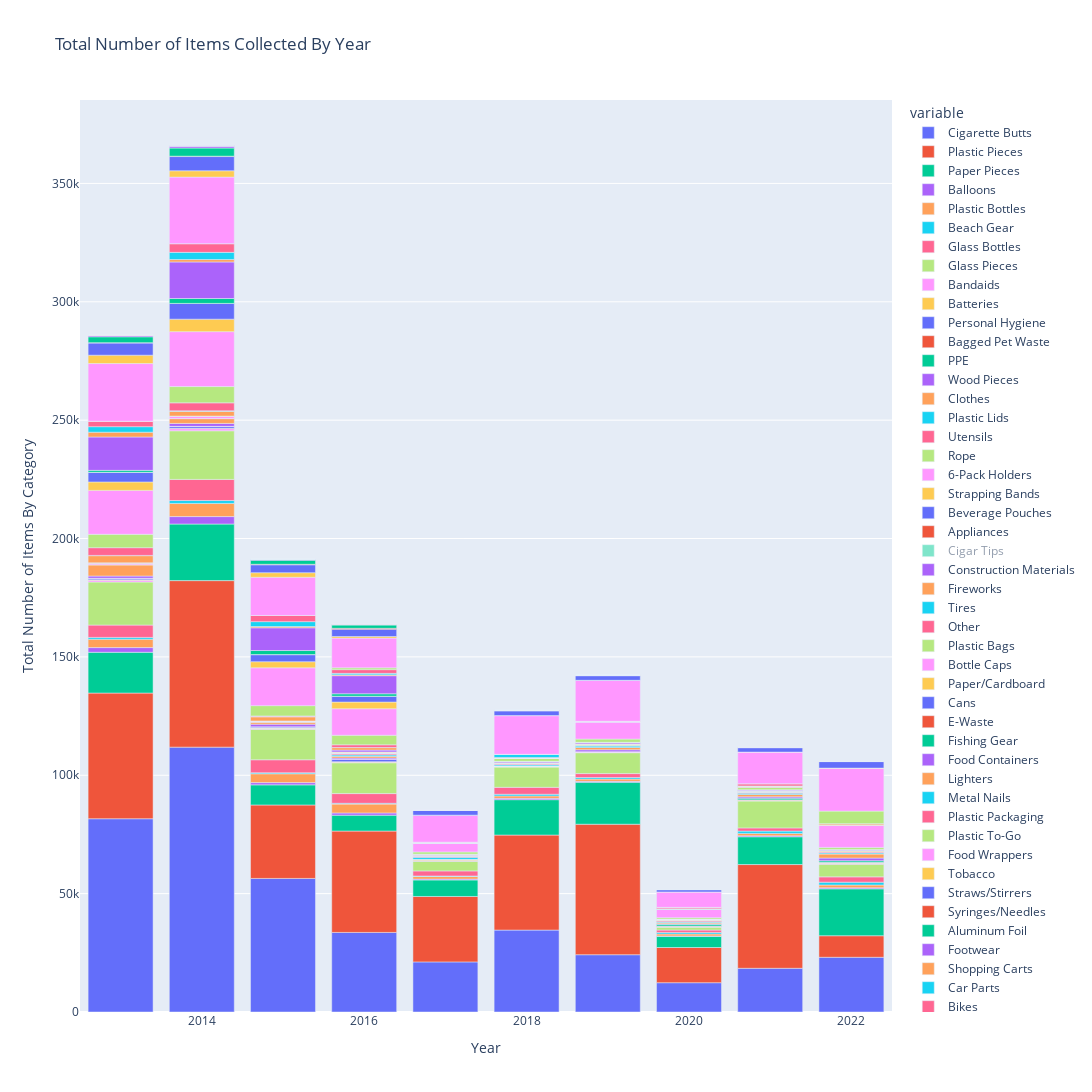

Notebook code for this chart:
### Markdown cell above
Create bar plots where each bar represents a year, and different colored parts of the bar are different items.

### Code cell
fig = px.bar(annual_data, x='Year', y=item_cols, title="Total Number of Items Collected By Year")
fig.update_layout(
    autosize=False,
    width=1100,
    height=1200,
    yaxis_title='Total Number of Items By Category',
    xaxis_title='Year',
)
fig.show()

### Figure 1 — Plotly figure (JSON) as saved in the notebook; plotly's stock layout.template omitted (floating-point values rounded to 4 significant figures)
{"data": [{"alignmentgroup": "True", "hovertemplate": "variable=Cigarette Butts<br>Year=%{x}<br>value=%{y}<extra></extra>", "legendgroup": "Cigarette Butts", "marker": {"color": "#636efa", "pattern": {"shape": ""}}, "name": "Cigarette Butts", "offsetgroup": "Cigarette Butts", "orientation": "v", "showlegend": true, "textposition": "auto", "type": "bar", "x": [2013, 2014, 2015, 2016, 2017, 2018, 2019, 2020, 2021, 2022], "xaxis": "x", "y": [81641, 111884, 56420, 33612, 21163, 34602, 24202, 12380, 18464, 23115], "yaxis": "y"}, {"alignmentgroup": "True", "hovertemplate": "variable=Plastic Pieces<br>Year=%{x}<br>value=%{y}<extra></extra>", "legendgroup": "Plastic Pieces", "marker": {"color": "#EF553B", "pattern": {"shape": ""}}, "name": "Plastic Pieces", "offsetgroup": "Plastic Pieces", "orientation": "v", "showlegend": true, "textposition": "auto", "type": "bar", "x": [2013, 2014, 2015, 2016, 2017, 2018, 2019, 2020, 2021, 2022], "xaxis": "x", "y": [53087, 70337, 31029, 42819, 27640.0, 40142, 55116, 14866, 43820, 9101], "yaxis": "y"}, {"alignmentgroup": "True", "hovertemplate": "variable=Paper Pieces<br>Year=%{x}<br>value=%{y}<extra></extra>", "legendgroup": "Paper Pieces", "marker": {"color": "#00cc96", "pattern": {"shape": ""}}, "name": "Paper Pieces", "offsetgroup": "Paper Pieces", "orientation": "v", "showlegend": true, "textposition": "auto", "type": "bar", "x": [2013, 2014, 2015, 2016, 2017, 2018, 2019, 2020, 2021, 2022], "xaxis": "x", "y": [17221, 23901, 8493, 6707, 6982, 14944, 17738, 4727, 11733, 19817], "yaxis": "y"}, {"alignmentgroup": "True", "hovertemplate": "variable=Balloons<br>Year=%{x}<br>value=%{y}<extra></extra>", "legendgroup": "Balloons", "marker": {"color": "#ab63fa", "pattern": {"shape": ""}}, "name": "Balloons", "offsetgroup": "Balloons", "orientation": "v", "showlegend": true, "textposition": "auto", "type": "bar", "x": [2013, 2014, 2015, 2016, 2017, 2018, 2019, 2020, 2021, 2022], "xaxis": "x", "y": [1987, 3151, 954, 950, 347, 556, 368, 162, 427, 446], "yaxis": "y"}, {"alignmentgroup": "True", "hovertemplate": "variable=Plastic Bottles<br>Year=%{x}<br>value=%{y}<extra></extra>", "legendgroup": "Plastic Bottles", "marker": {"color": "#FFA15A", "pattern": {"shape": ""}}, "name": "Plastic Bottles", "offsetgroup": "Plastic Bottles", "orientation": "v", "showlegend": true, "textposition": "auto", "type": "bar", "x": [2013, 2014, 2015, 2016, 2017, 2018, 2019, 2020, 2021, 2022], "xaxis": "x", "y": [3547, 5547, 3735, 3739, 1095, 1032, 968, 835, 1000, 1171], "yaxis": "y"}, {"alignmentgroup": "True", "hovertemplate": "variable=Beach Gear<br>Year=%{x}<br>value=%{y}<extra></extra>", "legendgroup": "Beach Gear", "marker": {"color": "#19d3f3", "pattern": {"shape": ""}}, "name": "Beach Gear", "offsetgroup": "Beach Gear", "orientation": "v", "showlegend": true, "textposition": "auto", "type": "bar", "x": [2013, 2014, 2015, 2016, 2017, 2018, 2019, 2020, 2021, 2022], "xaxis": "x", "y": [745, 1231, 441, 344, 235, 700, 648, 638, 965, 1194], "yaxis": "y"}, {"alignmentgroup": "True", "hovertemplate": "variable=Glass Bottles<br>Year=%{x}<br>value=%{y}<extra></extra>", "legendgroup": "Glass Bottles", "marker": {"color": "#FF6692", "pattern": {"shape": ""}}, "name": "Glass Bottles", "offsetgroup": "Glass Bottles", "orientation": "v", "showlegend": true, "textposition": "auto", "type": "bar", "x": [2013, 2014, 2015, 2016, 2017, 2018, 2019, 2020, 2021, 2022], "xaxis": "x", "y": [5210, 8923, 5469, 4092, 2130, 2930, 1669, 1010, 1355, 2238], "yaxis": "y"}, {"alignmentgroup": "True", "hovertemplate": "variable=Glass Pieces<br>Year=%{x}<br>value=%{y}<extra></extra>", "legendgroup": "Glass Pieces", "marker": {"color": "#B6E880", "pattern": {"shape": ""}}, "name": "Glass Pieces", "offsetgroup": "Glass Pieces", "orientation": "v", "showlegend": true, "textposition": "auto", "type": "bar", "x": [2013, 2014, 2015, 2016, 2017, 2018, 2019, 2020, 2021, 2022], "xaxis": "x", "y": [18195, 20532, 12865, 13028, 4084, 8542, 8823, 1288, 11356, 5369], "yaxis": "y"}, {"alignmentgroup": "True", "hovertemplate": "variable=Bandaids<br>Year=%{x}<br>value=%{y}<extra></extra>", "legendgroup": "Bandaids", "marker": {"color": "#FF97FF", "pattern": {"shape": ""}}, "name": "Bandaids", "offsetgroup": "Bandaids", "orientation": "v", "showlegend": true, "textposition": "auto", "type": "bar", "x": [2013, 2014, 2015, 2016, 2017, 2018, 2019, 2020, 2021, 2022], "xaxis": "x", "y": [737, 899, 363, 244, 313, 342, 356, 86, 270, 418], "yaxis": "y"}, {"alignmentgroup": "True", "hovertemplate": "variable=Batteries<br>Year=%{x}<br>value=%{y}<extra></extra>", "legendgroup": "Batteries", "marker": {"color": "#FECB52", "pattern": {"shape": ""}}, "name": "Batteries", "offsetgroup": "Batteries", "orientation": "v", "showlegend": true, "textposition": "auto", "type": "bar", "x": [2013, 2014, 2015, 2016, 2017, 2018, 2019, 2020, 2021, 2022], "xaxis": "x", "y": [245, 219, 167, 217, 448, 148, 77, 32, 68, 125], "yaxis": "y"}, {"alignmentgroup": "True", "hovertemplate": "variable=Personal Hygiene<br>Year=%{x}<br>value=%{y}<extra></extra>", "legendgroup": "Personal Hygiene", "marker": {"color": "#636efa", "pattern": {"shape": ""}}, "name": "Personal Hygiene", "offsetgroup": "Personal Hygiene", "orientation": "v", "showlegend": true, "textposition": "auto", "type": "bar", "x": [2013, 2014, 2015, 2016, 2017, 2018, 2019, 2020, 2021, 2022], "xaxis": "x", "y": [605, 755, 527, 935, 1, 0, 0, 242, 0, 109], "yaxis": "y"}, {"alignmentgroup": "True", "hovertemplate": "variable=Bagged Pet Waste<br>Year=%{x}<br>value=%{y}<extra></extra>", "legendgroup": "Bagged Pet Waste", "marker": {"color": "#EF553B", "pattern": {"shape": ""}}, "name": "Bagged Pet Waste", "offsetgroup": "Bagged Pet Waste", "orientation": "v", "showlegend": true, "textposition": "auto", "type": "bar", "x": [2013, 2014, 2015, 2016, 2017, 2018, 2019, 2020, 2021, 2022], "xaxis": "x", "y": [0, 0, 0, 0, 0, 0, 0, 70, 159, 169], "yaxis": "y"}, {"alignmentgroup": "True", "hovertemplate": "variable=PPE<br>Year=%{x}<br>value=%{y}<extra></extra>", "legendgroup": "PPE", "marker": {"color": "#00cc96", "pattern": {"shape": ""}}, "name": "PPE", "offsetgroup": "PPE", "orientation": "v", "showlegend": true, "textposition": "auto", "type": "bar", "x": [2013, 2014, 2015, 2016, 2017, 2018, 2019, 2020, 2021, 2022], "xaxis": "x", "y": [0, 0, 0, 0, 0, 0, 0, 720, 718, 630], "yaxis": "y"}, {"alignmentgroup": "True", "hovertemplate": "variable=Wood Pieces<br>Year=%{x}<br>value=%{y}<extra></extra>", "legendgroup": "Wood Pieces", "marker": {"color": "#ab63fa", "pattern": {"shape": ""}}, "name": "Wood Pieces", "offsetgroup": "Wood Pieces", "orientation": "v", "showlegend": true, "textposition": "auto", "type": "bar", "x": [2013, 2014, 2015, 2016, 2017, 2018, 2019, 2020, 2021, 2022], "xaxis": "x", "y": [937.5, 1236, 1133, 568, 27, 0, 799, 227, 547, 1130], "yaxis": "y"}, {"alignmentgroup": "True", "hovertemplate": "variable=Clothes<br>Year=%{x}<br>value=%{y}<extra></extra>", "legendgroup": "Clothes", "marker": {"color": "#FFA15A", "pattern": {"shape": ""}}, "name": "Clothes", "offsetgroup": "Clothes", "orientation": "v", "showlegend": true, "textposition": "auto", "type": "bar", "x": [2013, 2014, 2015, 2016, 2017, 2018, 2019, 2020, 2021, 2022], "xaxis": "x", "y": [4809, 2069, 944, 753, 6, 0, 1017, 479, 1012, 1672], "yaxis": "y"}, {"alignmentgroup": "True", "hovertemplate": "variable=Plastic Lids<br>Year=%{x}<br>value=%{y}<extra></extra>", "legendgroup": "Plastic Lids", "marker": {"color": "#19d3f3", "pattern": {"shape": ""}}, "name": "Plastic Lids", "offsetgroup": "Plastic Lids", "orientation": "v", "showlegend": true, "textposition": "auto", "type": "bar", "x": [2013, 2014, 2015, 2016, 2017, 2018, 2019, 2020, 2021, 2022], "xaxis": "x", "y": [0, 0, 0, 568, 852, 465, 540, 411, 532, 465], "yaxis": "y"}, {"alignmentgroup": "True", "hovertemplate": "variable=Utensils<br>Year=%{x}<br>value=%{y}<extra></extra>", "legendgroup": "Utensils", "marker": {"color": "#FF6692", "pattern": {"shape": ""}}, "name": "Utensils", "offsetgroup": "Utensils", "orientation": "v", "showlegend": true, "textposition": "auto", "type": "bar", "x": [2013, 2014, 2015, 2016, 2017, 2018, 2019, 2020, 2021, 2022], "xaxis": "x", "y": [0, 0, 0, 435, 474, 389, 292, 453, 360, 434], "yaxis": "y"}, {"alignmentgroup": "True", "hovertemplate": "variable=Rope<br>Year=%{x}<br>value=%{y}<extra></extra>", "legendgroup": "Rope", "marker": {"color": "#B6E880", "pattern": {"shape": ""}}, "name": "Rope", "offsetgroup": "Rope", "orientation": "v", "showlegend": true, "textposition": "auto", "type": "bar", "x": [2013, 2014, 2015, 2016, 2017, 2018, 2019, 2020, 2021, 2022], "xaxis": "x", "y": [0, 0, 50, 237, 120, 136, 296, 7, 148, 64], "yaxis": "y"}, {"alignmentgroup": "True", "hovertemplate": "variable=6-Pack Holders<br>Year=%{x}<br>value=%{y}<extra></extra>", "legendgroup": "6-Pack Holders", "marker": {"color": "#FF97FF", "pattern": {"shape": ""}}, "name": "6-Pack Holders", "offsetgroup": "6-Pack Holders", "orientation": "v", "showlegend": true, "textposition": "auto", "type": "bar", "x": [2013, 2014, 2015, 2016, 2017, 2018, 2019, 2020, 2021, 2022], "xaxis": "x", "y": [624, 909, 301, 129, 45, 34, 77, 0, 36, 97], "yaxis": "y"}, {"alignmentgroup": "True", "hovertemplate": "variable=Strapping Bands<br>Year=%{x}<br>value=%{y}<extra></extra>", "legendgroup": "Strapping Bands", "marker": {"color": "#FECB52", "pattern": {"shape": ""}}, "name": "Strapping Bands", "offsetgroup": "Strapping Bands", "orientation": "v", "showlegend": true, "textposition": "auto", "type": "bar", "x": [2013, 2014, 2015, 2016, 2017, 2018, 2019, 2020, 2021, 2022], "xaxis": "x", "y": [0, 0, 1, 437, 193, 255, 271, 208, 326, 399], "yaxis": "y"}, {"alignmentgroup": "True", "hovertemplate": "variable=Beverage Pouches<br>Year=%{x}<br>value=%{y}<extra></extra>", "legendgroup": "Beverage Pouches", "marker": {"color": "#636efa", "pattern": {"shape": ""}}, "name": "Beverage Pouches", "offsetgroup": "Beverage Pouches", "orientation": "v", "showlegend": true, "textposition": "auto", "type": "bar", "x": [2013, 2014, 2015, 2016, 2017, 2018, 2019, 2020, 2021, 2022], "xaxis": "x", "y": [0, 0, 0, 0, 0, 0, 0, 240, 49, 172], "yaxis": "y"}, {"alignmentgroup": "True", "hovertemplate": "variable=Appliances<br>Year=%{x}<br>value=%{y}<extra></extra>", "legendgroup": "Appliances", "marker": {"color": "#EF553B", "pattern": {"shape": ""}}, "name": "Appliances", "offsetgroup": "Appliances", "orientation": "v", "showlegend": true, "textposition": "auto", "type": "bar", "x": [2013, 2014, 2015, 2016, 2017, 2018, 2019, 2020, 2021, 2022], "xaxis": "x", "y": [147, 127, 46, 64, 42, 18, 23, 0, 22, 5], "yaxis": "y"}, {"alignmentgroup": "True", "hovertemplate": "variable=Cigar Tips<br>Year=%{x}<br>value=%{y}<extra></extra>", "legendgroup": "Cigar Tips", "marker": {"color": "#00cc96", "pattern": {"shape": ""}}, "name": "Cigar Tips", "offsetgroup": "Cigar Tips", "orientation": "v", "showlegend": true, "textposition": "auto", "type": "bar", "visible": "legendonly", "x": [2013, 2014, 2015, 2016, 2017, 2018, 2019, 2020, 2021, 2022], "xaxis": "x", "y": [0, 0, 4, 365, 171, 204, 278, 1, 196, 128], "yaxis": "y"}, {"alignmentgroup": "True", "hovertemplate": "variable=Construction Materials<br>Year=%{x}<br>value=%{y}<extra></extra>", "legendgroup": "Construction Materials", "marker": {"color": "#ab63fa", "pattern": {"shape": ""}}, "name": "Construction Materials", "offsetgroup": "Construction Materials", "orientation": "v", "showlegend": true, "textposition": "auto", "type": "bar", "x": [2013, 2014, 2015, 2016, 2017, 2018, 2019, 2020, 2021, 2022], "xaxis": "x", "y": [0, 0, 0, 753, 241, 461, 554, 166, 456, 276], "yaxis": "y"}, {"alignmentgroup": "True", "hovertemplate": "variable=Fireworks<br>Year=%{x}<br>value=%{y}<extra></extra>", "legendgroup": "Fireworks", "marker": {"color": "#FFA15A", "pattern": {"shape": ""}}, "name": "Fireworks", "offsetgroup": "Fireworks", "orientation": "v", "showlegend": true, "textposition": "auto", "type": "bar", "x": [2013, 2014, 2015, 2016, 2017, 2018, 2019, 2020, 2021, 2022], "xaxis": "x", "y": [3018, 2031, 1759, 1043, 152, 151, 55, 1, 42, 51], "yaxis": "y"}, {"alignmentgroup": "True", "hovertemplate": "variable=Tires<br>Year=%{x}<br>value=%{y}<extra></extra>", "legendgroup": "Tires", "marker": {"color": "#19d3f3", "pattern": {"shape": ""}}, "name": "Tires", "offsetgroup": "Tires", "orientation": "v", "showlegend": true, "textposition": "auto", "type": "bar", "x": [2013, 2014, 2015, 2016, 2017, 2018, 2019, 2020, 2021, 2022], "xaxis": "x", "y": [112, 195, 108, 69, 48, 35.25, 37, 21, 19, 27], "yaxis": "y"}, {"alignmentgroup": "True", "hovertemplate": "variable=Other<br>Year=%{x}<br>value=%{y}<extra></extra>", "legendgroup": "Other", "marker": {"color": "#FF6692", "pattern": {"shape": ""}}, "name": "Other", "offsetgroup": "Other", "orientation": "v", "showlegend": true, "textposition": "auto", "type": "bar", "x": [2013, 2014, 2015, 2016, 2017, 2018, 2019, 2020, 2021, 2022], "xaxis": "x", "y": [3266, 3375, 261, 1120, 21, 0, 0, 0, 0, 0], "yaxis": "y"}, {"alignmentgroup": "True", "hovertemplate": "variable=Plastic Bags<br>Year=%{x}<br>value=%{y}<extra></extra>", "legendgroup": "Plastic Bags", "marker": {"color": "#B6E880", "pattern": {"shape": ""}}, "name": "Plastic Bags", "offsetgroup": "Plastic Bags", "orientation": "v", "showlegend": true, "textposition": "auto", "type": "bar", "x": [2013, 2014, 2015, 2016, 2017, 2018, 2019, 2020, 2021, 2022], "xaxis": "x", "y": [5638, 6877, 4351, 4033, 965, 1274, 1369, 595, 1086, 837], "yaxis": "y"}, {"alignmentgroup": "True", "hovertemplate": "variable=Bottle Caps<br>Year=%{x}<br>value=%{y}<extra></extra>", "legendgroup": "Bottle Caps", "marker": {"color": "#FF97FF", "pattern": {"shape": ""}}, "name": "Bottle Caps", "offsetgroup": "Bottle Caps", "orientation": "v", "showlegend": true, "textposition": "auto", "type": "bar", "x": [2013, 2014, 2015, 2016, 2017, 2018, 2019, 2020, 2021, 2022], "xaxis": "x", "y": [18563, 23197, 15982, 11213, 3786, 79, 7330, 3552, 0, 9305], "yaxis": "y"}, {"alignmentgroup": "True", "hovertemplate": "variable=Paper/Cardboard<br>Year=%{x}<br>value=%{y}<extra></extra>", "legendgroup": "Paper/Cardboard", "marker": {"color": "#FECB52", "pattern": {"shape": ""}}, "name": "Paper/Cardboard", "offsetgroup": "Paper/Cardboard", "orientation": "v", "showlegend": true, "textposition": "auto", "type": "bar", "x": [2013, 2014, 2015, 2016, 2017, 2018, 2019, 2020, 2021, 2022], "xaxis": "x", "y": [3570, 5268, 2567, 2816, 3, 10, 0, 0, 0, 0], "yaxis": "y"}, {"alignmentgroup": "True", "hovertemplate": "variable=Cans<br>Year=%{x}<br>value=%{y}<extra></extra>", "legendgroup": "Cans", "marker": {"color": "#636efa", "pattern": {"shape": ""}}, "name": "Cans", "offsetgroup": "Cans", "orientation": "v", "showlegend": true, "textposition": "auto", "type": "bar", "x": [2013, 2014, 2015, 2016, 2017, 2018, 2019, 2020, 2021, 2022], "xaxis": "x", "y": [4063, 6657, 3004, 2461, 2, 11, 0, 0, 14, 0], "yaxis": "y"}, {"alignmentgroup": "True", "hovertemplate": "variable=E-Waste<br>Year=%{x}<br>value=%{y}<extra></extra>", "legendgroup": "E-Waste", "marker": {"color": "#EF553B", "pattern": {"shape": ""}}, "name": "E-Waste", "offsetgroup": "E-Waste", "orientation": "v", "showlegend": true, "textposition": "auto", "type": "bar", "x": [2013, 2014, 2015, 2016, 2017, 2018, 2019, 2020, 2021, 2022], "xaxis": "x", "y": [0, 0, 0, 0, 0, 0, 0, 38, 124, 17], "yaxis": "y"}, {"alignmentgroup": "True", "hovertemplate": "variable=Fishing Gear<br>Year=%{x}<br>value=%{y}<extra></extra>", "legendgroup": "Fishing Gear", "marker": {"color": "#00cc96", "pattern": {"shape": ""}}, "name": "Fishing Gear", "offsetgroup": "Fishing Gear", "orientation": "v", "showlegend": true, "textposition": "auto", "type": "bar", "x": [2013, 2014, 2015, 2016, 2017, 2018, 2019, 2020, 2021, 2022], "xaxis": "x", "y": [830, 2072, 1719, 1030, 3, 0, 0, 124, 256, 0], "yaxis": "y"}, {"alignmentgroup": "True", "hovertemplate": "variable=Food Containers<br>Year=%{x}<br>value=%{y}<extra></extra>", "legendgroup": "Food Containers", "marker": {"color": "#ab63fa", "pattern": {"shape": ""}}, "name": "Food Containers", "offsetgroup": "Food Containers", "orientation": "v", "showlegend": true, "textposition": "auto", "type": "bar", "x": [2013, 2014, 2015, 2016, 2017, 2018, 2019, 2020, 2021, 2022], "xaxis": "x", "y": [14095, 15436, 9605, 7657, 37, 0, 0, 0, 0, 0], "yaxis": "y"}, {"alignmentgroup": "True", "hovertemplate": "variable=Lighters<br>Year=%{x}<br>value=%{y}<extra></extra>", "legendgroup": "Lighters", "marker": {"color": "#FFA15A", "pattern": {"shape": ""}}, "name": "Lighters", "offsetgroup": "Lighters", "orientation": "v", "showlegend": true, "textposition": "auto", "type": "bar", "x": [2013, 2014, 2015, 2016, 2017, 2018, 2019, 2020, 2021, 2022], "xaxis": "x", "y": [2033, 1018, 525, 352, 197, 232, 162, 50, 125, 665], "yaxis": "y"}, {"alignmentgroup": "True", "hovertemplate": "variable=Metal Nails<br>Year=%{x}<br>value=%{y}<extra></extra>", "legendgroup": "Metal Nails", "marker": {"color": "#19d3f3", "pattern": {"shape": ""}}, "name": "Metal Nails", "offsetgroup": "Metal Nails", "orientation": "v", "showlegend": true, "textposition": "auto", "type": "bar", "x": [2013, 2014, 2015, 2016, 2017, 2018, 2019, 2020, 2021, 2022], "xaxis": "x", "y": [2325, 3037, 2081, 620, 105, 1358, 0, 0, 0, 0], "yaxis": "y"}, {"alignmentgroup": "True", "hovertemplate": "variable=Plastic Packaging<br>Year=%{x}<br>value=%{y}<extra></extra>", "legendgroup": "Plastic Packaging", "marker": {"color": "#FF6692", "pattern": {"shape": ""}}, "name": "Plastic Packaging", "offsetgroup": "Plastic Packaging", "orientation": "v", "showlegend": true, "textposition": "auto", "type": "bar", "x": [2013, 2014, 2015, 2016, 2017, 2018, 2019, 2020, 2021, 2022], "xaxis": "x", "y": [2297, 3681, 2606, 1574, 0, 0, 0, 572, 932, 51], "yaxis": "y"}, {"alignmentgroup": "True", "hovertemplate": "variable=Plastic To-Go<br>Year=%{x}<br>value=%{y}<extra></extra>", "legendgroup": "Plastic To-Go", "marker": {"color": "#B6E880", "pattern": {"shape": ""}}, "name": "Plastic To-Go", "offsetgroup": "Plastic To-Go", "orientation": "v", "showlegend": true, "textposition": "auto", "type": "bar", "x": [2013, 2014, 2015, 2016, 2017, 2018, 2019, 2020, 2021, 2022], "xaxis": "x", "y": [0, 0, 0, 764, 0, 0, 0, 0, 0, 5294], "yaxis": "y"}, {"alignmentgroup": "True", "hovertemplate": "variable=Food Wrappers<br>Year=%{x}<br>value=%{y}<extra></extra>", "legendgroup": "Food Wrappers", "marker": {"color": "#FF97FF", "pattern": {"shape": ""}}, "name": "Food Wrappers", "offsetgroup": "Food Wrappers", "orientation": "v", "showlegend": true, "textposition": "auto", "type": "bar", "x": [2013, 2014, 2015, 2016, 2017, 2018, 2019, 2020, 2021, 2022], "xaxis": "x", "y": [24378, 28110, 16132, 12548, 11394, 16357, 17333, 6513, 13373, 18128], "yaxis": "y"}, {"alignmentgroup": "True", "hovertemplate": "variable=Tobacco<br>Year=%{x}<br>value=%{y}<extra></extra>", "legendgroup": "Tobacco", "marker": {"color": "#FECB52", "pattern": {"shape": ""}}, "name": "Tobacco", "offsetgroup": "Tobacco", "orientation": "v", "showlegend": true, "textposition": "auto", "type": "bar", "x": [2013, 2014, 2015, 2016, 2017, 2018, 2019, 2020, 2021, 2022], "xaxis": "x", "y": [3524, 2675, 1931, 691, 1, 0, 0, 0, 0, 35], "yaxis": "y"}, {"alignmentgroup": "True", "hovertemplate": "variable=Straws/Stirrers<br>Year=%{x}<br>value=%{y}<extra></extra>", "legendgroup": "Straws/Stirrers", "marker": {"color": "#636efa", "pattern": {"shape": ""}}, "name": "Straws/Stirrers", "offsetgroup": "Straws/Stirrers", "orientation": "v", "showlegend": true, "textposition": "auto", "type": "bar", "x": [2013, 2014, 2015, 2016, 2017, 2018, 2019, 2020, 2021, 2022], "xaxis": "x", "y": [5163, 6001, 3345, 3088, 2017, 1987, 1942, 981, 1851, 2754], "yaxis": "y"}, {"alignmentgroup": "True", "hovertemplate": "variable=Syringes/Needles<br>Year=%{x}<br>value=%{y}<extra></extra>", "legendgroup": "Syringes/Needles", "marker": {"color": "#EF553B", "pattern": {"shape": ""}}, "name": "Syringes/Needles", "offsetgroup": "Syringes/Needles", "orientation": "v", "showlegend": true, "textposition": "auto", "type": "bar", "x": [2013, 2014, 2015, 2016, 2017, 2018, 2019, 2020, 2021, 2022], "xaxis": "x", "y": [140, 164, 215, 377, 136, 241, 156, 44, 101, 202], "yaxis": "y"}, {"alignmentgroup": "True", "hovertemplate": "variable=Aluminum Foil<br>Year=%{x}<br>value=%{y}<extra></extra>", "legendgroup": "Aluminum Foil", "marker": {"color": "#00cc96", "pattern": {"shape": ""}}, "name": "Aluminum Foil", "offsetgroup": "Aluminum Foil", "orientation": "v", "showlegend": true, "textposition": "auto", "type": "bar", "x": [2013, 2014, 2015, 2016, 2017, 2018, 2019, 2020, 2021, 2022], "xaxis": "x", "y": [2469, 3453, 1697, 1366, 0, 35, 0, 0, 0, 0], "yaxis": "y"}, {"alignmentgroup": "True", "hovertemplate": "variable=Footwear<br>Year=%{x}<br>value=%{y}<extra></extra>", "legendgroup": "Footwear", "marker": {"color": "#ab63fa", "pattern": {"shape": ""}}, "name": "Footwear", "offsetgroup": "Footwear", "orientation": "v", "showlegend": true, "textposition": "auto", "type": "bar", "x": [2013, 2014, 2015, 2016, 2017, 2018, 2019, 2020, 2021, 2022], "xaxis": "x", "y": [539, 803.5, 321, 290, 1, 0, 0, 0, 0, 16], "yaxis": "y"}, {"alignmentgroup": "True", "hovertemplate": "variable=Shopping Carts<br>Year=%{x}<br>value=%{y}<extra></extra>", "legendgroup": "Shopping Carts", "marker": {"color": "#FFA15A", "pattern": {"shape": ""}}, "name": "Shopping Carts", "offsetgroup": "Shopping Carts", "orientation": "v", "showlegend": true, "textposition": "auto", "type": "bar", "x": [2013, 2014, 2015, 2016, 2017, 2018, 2019, 2020, 2021, 2022], "xaxis": "x", "y": [21, 30, 36, 3, 0, 0, 0, 0, 0, 0], "yaxis": "y"}, {"alignmentgroup": "True", "hovertemplate": "variable=Car Parts<br>Year=%{x}<br>value=%{y}<extra></extra>", "legendgroup": "Car Parts", "marker": {"color": "#19d3f3", "pattern": {"shape": ""}}, "name": "Car Parts", "offsetgroup": "Car Parts", "orientation": "v", "showlegend": true, "textposition": "auto", "type": "bar", "x": [2013, 2014, 2015, 2016, 2017, 2018, 2019, 2020, 2021, 2022], "xaxis": "x", "y": [31, 101, 51, 74, 0, 0, 0, 0, 0, 0], "yaxis": "y"}, {"alignmentgroup": "True", "hovertemplate": "variable=Bikes<br>Year=%{x}<br>value=%{y}<extra></extra>", "legendgroup": "Bikes", "marker": {"color": "#FF6692", "pattern": {"shape": ""}}, "name": "Bikes", "offsetgroup": "Bikes", "orientation": "v", "showlegend": true, "textposition": "auto", "type": "bar", "x": [2013, 2014, 2015, 2016, 2017, 2018, 2019, 2020, 2021, 2022], "xaxis": "x", "y": [62, 70, 18, 42, 0, 0, 0, 0, 0, 0], "yaxis": "y"}, {"alignmentgroup": "True", "hovertemplate": "variable=Car Batteries<br>Year=%{x}<br>value=%{y}<extra></extra>", "legendgroup": "Car Batteries", "marker": {"color": "#B6E880", "pattern": {"shape": ""}}, "name": "Car Batteries", "offsetgroup": "Car Batteries", "orientation": "v", "showlegend": true, "textposition": "auto", "type": "bar", "x": [2013, 2014, 2015, 2016, 2017, 2018, 2019, 2020, 2021, 2022], "xaxis": "x", "y": [7, 9, 8, 5, 0, 0, 0, 0, 0, 0], "yaxis": "y"}], "layout": {"autosize": false, "barmode": "relative", "height": 1200, "legend": {"title": {"text": "variable"}, "tracegroupgap": 0}, "title": {"text": "Total Number of Items Collected By Year"}, "width": 1100, "xaxis": {"anchor": "y", "autorange": true, "domain": [0, 1], "range": [2012.0, 2022.0], "title": {"text": "Year"}, "type": "linear"}, "yaxis": {"anchor": "x", "autorange": true, "domain": [0, 1], "range": [0, 385200.0], "title": {"text": "Total Number of Items By Category"}, "type": "linear"}}}
